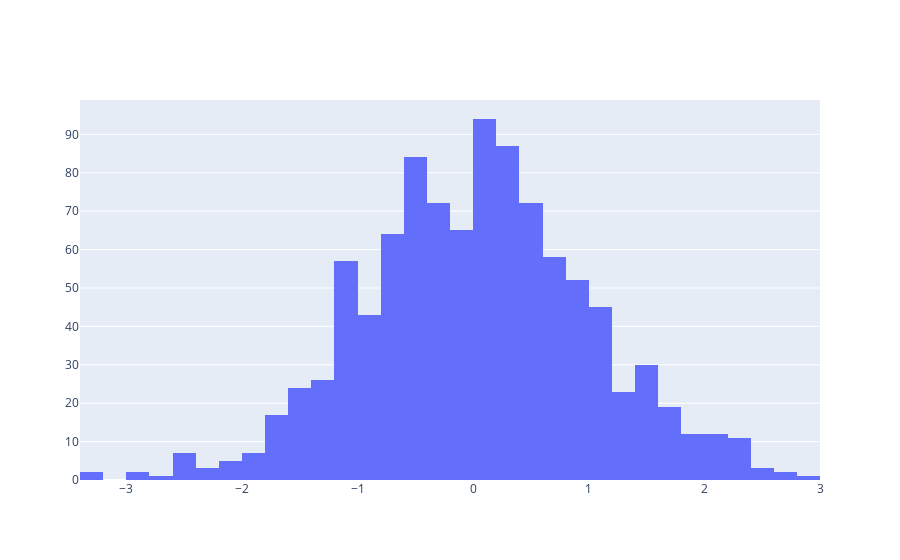

The notebook cell saved with this chart:
### Code cell
# create figure
fig = go.Figure()

# plot data
fig.add_trace(
    go.Histogram(x=data, hovertemplate=f"<b>Bin Edges:</b> %{{x}}")
)

fig.show()

### Figure 1 — Plotly figure (JSON) as saved in the notebook; plotly's stock layout.template omitted (floating-point values rounded to 4 significant figures; data arrays with more than 128 entries replaced by an {"elided": "..."} marker saying what was removed)
{"data": [{"hovertemplate": "<b>Bin Edges:</b> %{x}", "type": "histogram", "x": {"elided": "1000 float values"}}], "layout": {"autosize": true, "xaxis": {"autorange": true, "range": [-3.4, 3], "type": "linear"}, "yaxis": {"autorange": true, "range": [0, 98.95]}}}
